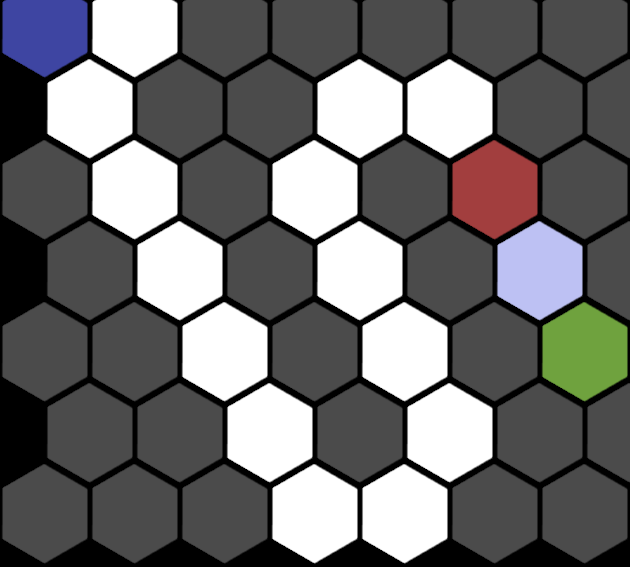

A 2D game scene composited from a Tiled map and its tileset images. What follows is a short description and the map's XML, with every tile layer's data as written:
An orthogonal 14x7 tile map with 45x81 px tiles, 1 tile layer (Tile Layer 1).

<map version="1.0" orientation="orthogonal" renderorder="right-down" width="14" height="7" tilewidth="45" tileheight="81">
 <tileset firstgid="1" name="Tile" tilewidth="90" tileheight="106">
  <image source="../images/Tile.png" width="720" height="212" />
 </tileset>
 <layer name="Tile Layer 1" width="14" height="7">
  <data>
   <tile gid="7" />
   <tile gid="0" />
   <tile gid="2" />
   <tile gid="0" />
   <tile gid="1" />
   <tile gid="0" />
   <tile gid="1" />
   <tile gid="0" />
   <tile gid="1" />
   <tile gid="0" />
   <tile gid="1" />
   <tile gid="0" />
   <tile gid="1" />
   <tile gid="0" />
   <tile gid="0" />
   <tile gid="2" />
   <tile gid="0" />
   <tile gid="1" />
   <tile gid="0" />
   <tile gid="1" />
   <tile gid="0" />
   <tile gid="2" />
   <tile gid="0" />
   <tile gid="2" />
   <tile gid="0" />
   <tile gid="1" />
   <tile gid="0" />
   <tile gid="1" />
   <tile gid="1" />
   <tile gid="0" />
   <tile gid="2" />
   <tile gid="0" />
   <tile gid="1" />
   <tile gid="0" />
   <tile gid="2" />
   <tile gid="0" />
   <tile gid="1" />
   <tile gid="0" />
   <tile gid="3" />
   <tile gid="0" />
   <tile gid="1" />
   <tile gid="0" />
   <tile gid="0" />
   <tile gid="1" />
   <tile gid="0" />
   <tile gid="2" />
   <tile gid="0" />
   <tile gid="1" />
   <tile gid="0" />
   <tile gid="2" />
   <tile gid="0" />
   <tile gid="1" />
   <tile gid="0" />
   <tile gid="15" />
   <tile gid="0" />
   <tile gid="1" />
   <tile gid="1" />
   <tile gid="0" />
   <tile gid="1" />
   <tile gid="0" />
   <tile gid="2" />
   <tile gid="0" />
   <tile gid="1" />
   <tile gid="0" />
   <tile gid="2" />
   <tile gid="0" />
   <tile gid="1" />
   <tile gid="0" />
   <tile gid="4" />
   <tile gid="0" />
   <tile gid="0" />
   <tile gid="1" />
   <tile gid="0" />
   <tile gid="1" />
   <tile gid="0" />
   <tile gid="2" />
   <tile gid="0" />
   <tile gid="1" />
   <tile gid="0" />
   <tile gid="2" />
   <tile gid="0" />
   <tile gid="1" />
   <tile gid="0" />
   <tile gid="1" />
   <tile gid="1" />
   <tile gid="0" />
   <tile gid="1" />
   <tile gid="0" />
   <tile gid="1" />
   <tile gid="0" />
   <tile gid="2" />
   <tile gid="0" />
   <tile gid="2" />
   <tile gid="0" />
   <tile gid="1" />
   <tile gid="0" />
   <tile gid="1" />
   <tile gid="0" />
  </data>
 </layer>
</map>
